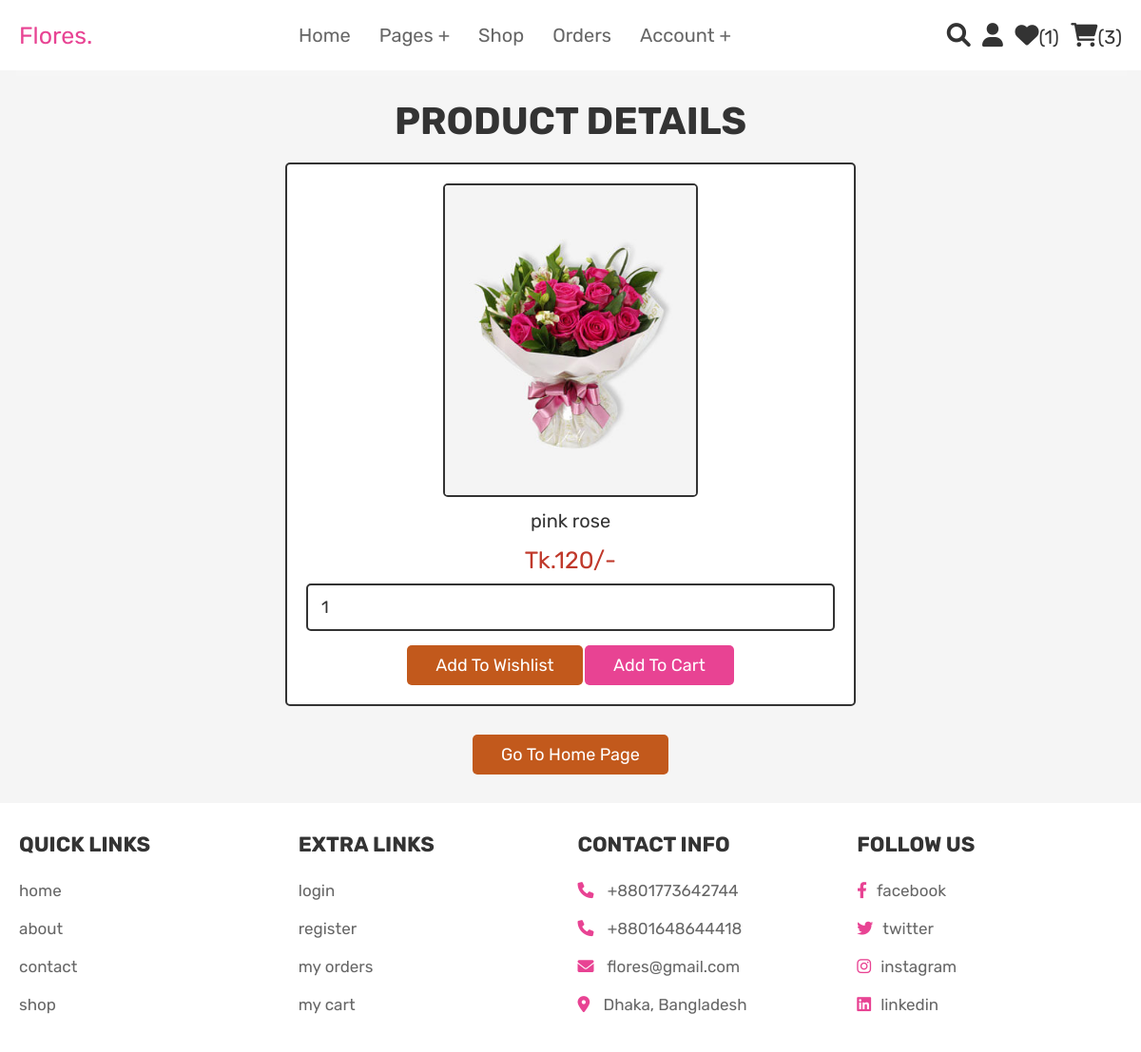
/view_page.php?pid=1 (signed in), run on the app's committed database.
### tables this page shows
CREATE TABLE `products` (
  `id` int(100) NOT NULL,
  `name` varchar(100) NOT NULL,
  `details` varchar(500) NOT NULL,
  `price` int(100) NOT NULL,
  `image` varchar(100) NOT NULL
);

### view_page.php (the view, shortened to what this page needs)
<?php
@include 'config.php';
?>
<!DOCTYPE html>
<html lang="en">
<head>
   <link rel="stylesheet" href="https://cdnjs.cloudflare.com/ajax/libs/font-awesome/6.0.0/css/all.min.css">
   <link rel="stylesheet" href="css/style.css">
</head>
<body>
<?php @include 'header.php'; ?>
<section class="quick-view">
    <h1 class="title">product details</h1>
    <?php
        if(isset($_GET['pid'])){
            $pid = $_GET['pid'];
            $select_products = mysqli_query($conn, "SELECT * FROM `products` WHERE id = '$pid'") or die('query failed');
         if(mysqli_num_rows($select_products) > 0){
            while($fetch_products = mysqli_fetch_assoc($select_products)){
    ?>
    <form action="" method="POST">
         <img src="uploaded_img/<?php echo $fetch_products['image']; ?>" alt="" class="image">
         <div class="name"><?php echo $fetch_products['name']; ?></div>
         <div class="price">Tk.<?php echo $fetch_products['price']; ?>/-</div>
         <input type="number" name="product_quantity" value="1" min="0" class="qty">
         <input type="submit" value="add to wishlist" name="add_to_wishlist" class="option-btn">
         <input type="submit" value="add to cart" name="add_to_cart" class="btn">
      </form>
    <?php
            }
        }else{
        echo '<p class="empty">no products details available!</p>';
        }
    }
    ?>
    <div class="more-btn">
        <a href="home.php" class="option-btn">go to home page</a>
    </div>
</section>
<?php @include 'footer.php'; ?>
</body>
</html>

### css/style.css (style rules this page uses)
:root { --pink: #e84393; --red: #c0392b; --orange: #c2591c; --black: #333; --white: #fff; --light-color: #666; --light-white: #ccc; --light-bg: #f5f5f5; --border: 0.2rem solid var(--black); --box-shadow: 0 0.5rem 1rem rgba(255, 255, 255, 0.1); }
* { font-family: "Rubik", sans-serif; margin: 0; padding: 0; box-sizing: border-box; outline: none; border: none; text-decoration: none; transition: all 0.2s linear; }
html { font-size: 62.5%; overflow-x: hidden; scroll-behavior: smooth; scroll-padding-top: 6.5rem; }
body { background: var(--light-bg); }
section { padding: 3rem 2rem; }
.btn, .delete-btn, .option-btn { display: inline-block; border-radius: 0.5rem; margin-top: 1rem; font-size: 1.8rem; color: var(--white); cursor: pointer; padding: 1rem 3rem; text-transform: capitalize; }
.btn { background-color: var(--pink); }
.option-btn { background-color: var(--orange); }
.more-btn { margin-top: 2rem; text-align: center; }
.title { text-align: center; margin-bottom: 2rem; color: var(--black); text-transform: uppercase; font-size: 4rem; }
.quick-view form { max-width: 60rem; padding: 2rem; text-align: center; border: var(--border); box-shadow: var(--border); border-radius: 0.5rem; background-color: var(--white); margin: 0 auto; }
.quick-view form .image { height: 33rem; border: var(--border); border-radius: 0.5rem; }
.quick-view form .name { margin: 1rem 0; font-size: 2rem; color: var(--black); }
.quick-view form .price { color: var(--red); font-size: 2.5rem; padding: 0.5rem 0; }
.quick-view form .qty { width: 100%; padding: 1.2rem 1.4rem; font-size: 1.8rem; color: var(--black); border-radius: 0.5rem; border: var(--border); margin: 0.5rem 0; }

### data on the page
products: image (picture), name "pink rose", price "120"

### other printed values
$wishlist_num_rows "1"
$cart_num_rows "3"
